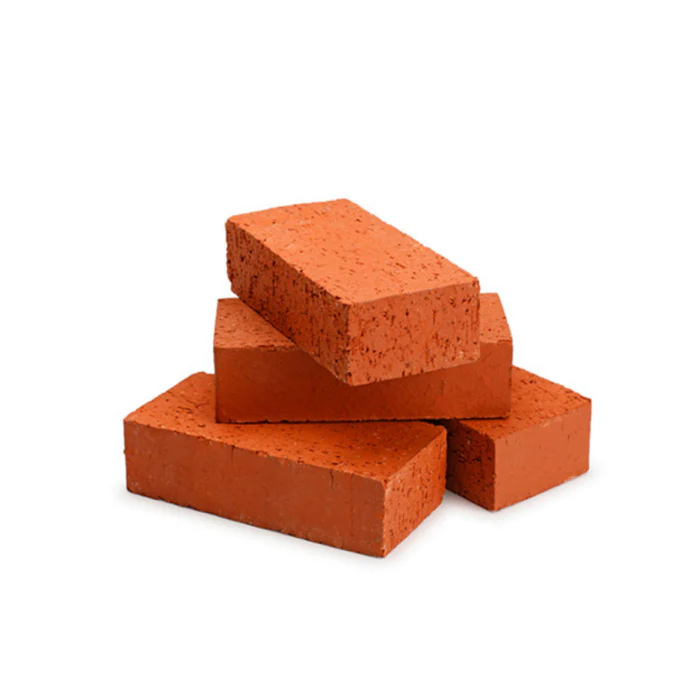
#> input picture Parcial 2/Ladrillos.png, 700 x 700 px
$ python Canny_21310181.py
#> lines starting #> are read from the running program, lines starting #| are printed output that depends on the picture; after the words box and inside, x2 and y2 are one past the last pixel; in counts of white or black regions, pixels touching at a corner belong together
import numpy as np
import cv2

img = cv2.imread('Ladrillos.png',0)
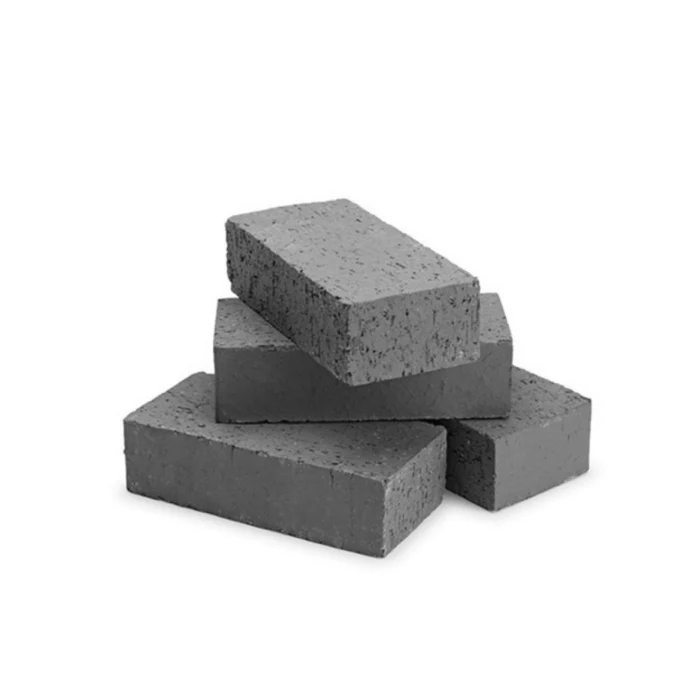
#> img: shape (700, 700); min 3, max 255, mean 221.4
assert img is not None, "file could not be read, check with os.path.exists()"
edges = cv2.Canny(img,100,200)
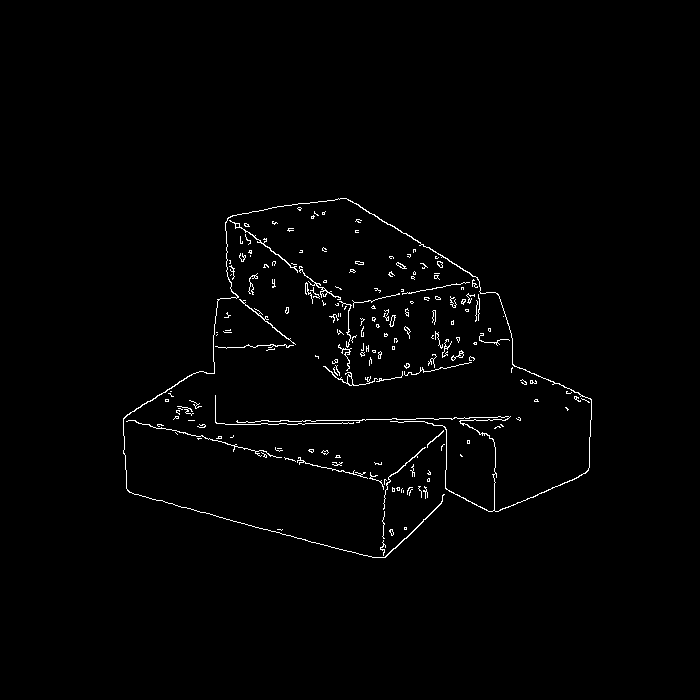
#> edges: shape (700, 700); 1.2% white in thin lines or dots, all inside (x1, y1, x2, y2) = (123, 198, 592, 558)

cv2.imshow("ladrilloCanny", edges)
cv2.waitKey()
cv2.destroyAllWindows()
